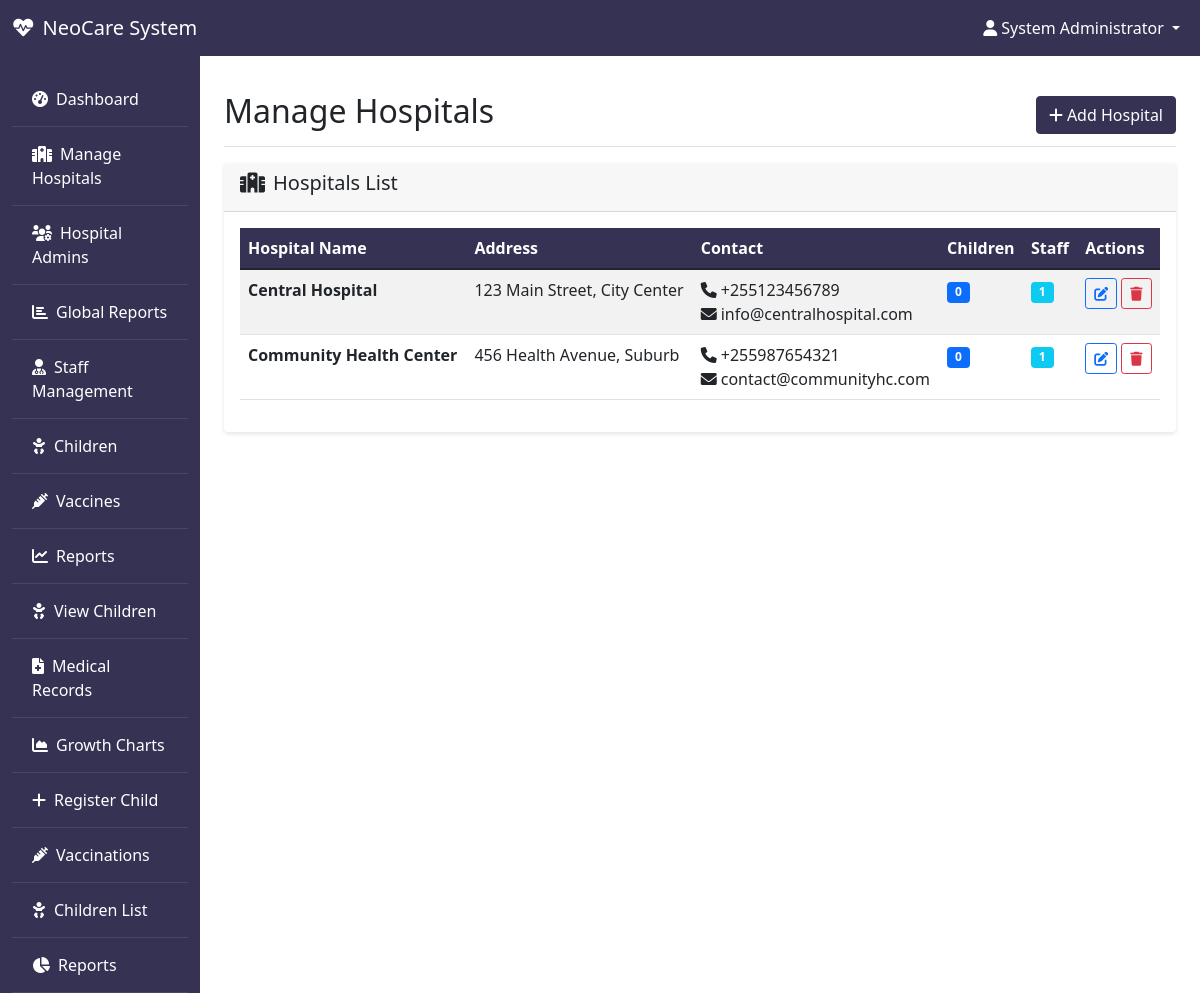
The app's page /super_admin/hospitals.php (signed in) with its own data.
### tables this page shows
CREATE TABLE IF NOT EXISTS `users` (
  `user_id` int NOT NULL AUTO_INCREMENT,
  `hospital_id` int DEFAULT NULL,
  `username` varchar(100) NOT NULL,
  `password` varchar(255) NOT NULL,
  `full_name` varchar(255) NOT NULL,
  `email` varchar(100) DEFAULT NULL,
  `phone` varchar(20) DEFAULT NULL,
  `role` enum('super_admin','hospital_admin','doctor','nurse') NOT NULL,
  `is_active` tinyint(1) DEFAULT '1',
  `created_at` timestamp NULL DEFAULT CURRENT_TIMESTAMP,
  `updated_at` timestamp NULL DEFAULT CURRENT_TIMESTAMP ON UPDATE CURRENT_TIMESTAMP,
  PRIMARY KEY (`user_id`),
  UNIQUE KEY `username` (`username`),
  KEY `hospital_id` (`hospital_id`)
);

CREATE TABLE IF NOT EXISTS `hospitals` (
  `hospital_id` int NOT NULL AUTO_INCREMENT,
  `hospital_name` varchar(255) NOT NULL,
  `address` text,
  `phone` varchar(20) DEFAULT NULL,
  `email` varchar(100) DEFAULT NULL,
  `created_at` timestamp NULL DEFAULT CURRENT_TIMESTAMP,
  `updated_at` timestamp NULL DEFAULT CURRENT_TIMESTAMP ON UPDATE CURRENT_TIMESTAMP,
  PRIMARY KEY (`hospital_id`)
);

### includes/session.php (called while the page is built, shortened)
<?php
require_once __DIR__ . '/../config/database.php';
class SessionManager {
    private $db;
    public function __construct() {
        $database = new Database();
        $this->db = $database->getConnection();
    }
    public function isLoggedIn() {
        return isset($_SESSION['user_id']) && !empty($_SESSION['user_id']);
    }
    public function getCurrentUser() {
        $query = "SELECT u.*, h.hospital_name
                  FROM users u
                  LEFT JOIN hospitals h ON u.hospital_id = h.hospital_id
                  WHERE u.user_id = :user_id";
        $stmt = $this->db->prepare($query);
        $stmt->bindParam(':user_id', $_SESSION['user_id']);
        $stmt->execute();
        return $stmt->fetch(PDO::FETCH_ASSOC);
    }
    public function hasPermission($required_role) {
        $user = $this->getCurrentUser();
        $role_hierarchy = [
            'super_admin' => 4,
            'hospital_admin' => 3,
            'doctor' => 2,
            'nurse' => 1
        ];
        $user_level = $role_hierarchy[$user['role']] ?? 0;
        $required_level = $role_hierarchy[$required_role] ?? 0;
        return $user_level >= $required_level;
    }
}
$session = new SessionManager();
?>

### config/database.php (called while the page is built, shortened)
<?php
class Database {
    private $host = 'localhost';
    private $db_name = 'neocare_system';
    private $username = 'root';
    private $password = '';
    public function getConnection() {
        $this->conn = null;
        try {
            $this->conn = new PDO(
                "mysql:host=" . $this->host . ";dbname=" . $this->db_name,
                $this->username,
                $this->password
            );
            $this->conn->setAttribute(PDO::ATTR_ERRMODE, PDO::ERRMODE_EXCEPTION);
        } catch(PDOException $exception) {
            echo "Connection error: " . $exception->getMessage();
        }
        return $this->conn;
    }
}
?>

### super_admin/hospitals.php (the view, shortened to what this page needs)
<?php
require_once '../includes/header.php';
$database = new Database();
$db = $database->getConnection();
$query = "SELECT h.*,
          COUNT(DISTINCT c.child_id) as total_children,
          COUNT(DISTINCT u.user_id) as total_staff
          FROM hospitals h
          LEFT JOIN children c ON h.hospital_id = c.hospital_id
          LEFT JOIN users u ON h.hospital_id = u.hospital_id
          GROUP BY h.hospital_id
          ORDER BY h.hospital_name";
$stmt = $db->prepare($query);
$stmt->execute();
$hospitals = $stmt->fetchAll(PDO::FETCH_ASSOC);
?>
<div class="d-flex justify-content-between flex-wrap flex-md-nowrap align-items-center pt-3 pb-2 mb-3 border-bottom">
    <h1 class="h2">Manage Hospitals</h1>
    <div class="btn-toolbar mb-2 mb-md-0">
        <button type="button" class="btn btn-primary" data-bs-toggle="modal" data-bs-target="#addHospitalModal">
            <i class="fas fa-plus me-1"></i>Add Hospital
        </button>
    </div>
</div>
<div class="card">
    <div class="card-header">
        <h5><i class="fas fa-hospital me-2"></i>Hospitals List</h5>
    </div>
    <div class="card-body">
        <div class="table-responsive">
            <table class="table table-striped">
                <thead>
                    <tr>
                        <th>Hospital Name</th>
                        <th>Address</th>
                        <th>Contact</th>
                        <th>Children</th>
                        <th>Staff</th>
                        <th>Actions</th>
                    </tr>
                </thead>
                <tbody>
                    <?php foreach ($hospitals as $hospital): ?>
                    <tr>
                        <td>
                            <strong><?php echo htmlspecialchars($hospital['hospital_name']); ?></strong>
                        </td>
                        <td><?php echo htmlspecialchars($hospital['address']); ?></td>
                        <td>
                            <?php if ($hospital['phone']): ?>
                                <i class="fas fa-phone me-1"></i><?php echo htmlspecialchars($hospital['phone']); ?><br>
                            <?php endif; ?>
                            <?php if ($hospital['email']): ?>
                                <i class="fas fa-envelope me-1"></i><?php echo htmlspecialchars($hospital['email']); ?>
                            <?php endif; ?>
                        </td>
                        <td><span class="badge bg-primary"><?php echo $hospital['total_children']; ?></span></td>
                        <td><span class="badge bg-info"><?php echo $hospital['total_staff']; ?></span></td>
                        <td>
                            <button class="btn btn-sm btn-outline-primary" onclick="editHospital(<?php echo htmlspecialchars(json_encode($hospital)); ?>)">
                                <i class="fas fa-edit"></i>
                            </button>
                            <button class="btn btn-sm btn-outline-danger btn-delete" onclick="deleteHospital(<?php echo $hospital['hospital_id']; ?>)">
                                <i class="fas fa-trash"></i>
                            </button>
                        </td>
                    </tr>
                    <?php endforeach; ?>
                </tbody>
            </table>
        </div>
    </div>
</div>
<?php
require_once '../includes/footer.php';
?>

### includes/header.php (shortened to what this page needs)
<?php
require_once __DIR__ . '/../includes/session.php';
$current_user = $session->getCurrentUser();
$current_child = $session->getCurrentChild();
$is_parent = isset($_SESSION['is_parent']) && $_SESSION['is_parent'];
?>
<!DOCTYPE html>
<html lang="en">
<head>
    <link href="https://cdnjs.cloudflare.com/ajax/libs/bootstrap/5.1.3/css/bootstrap.min.css" rel="stylesheet">
    <link href="https://cdnjs.cloudflare.com/ajax/libs/font-awesome/6.0.0/css/all.min.css" rel="stylesheet">
    <link href="https://cdnjs.cloudflare.com/ajax/libs/Chart.js/3.9.1/chart.min.css" rel="stylesheet">
</head>
<body>
    <nav class="navbar navbar-expand-lg navbar-dark">
        <div class="container-fluid">
            <a class="navbar-brand" href="../dashboard.php">
                <i class="fas fa-heartbeat me-2"></i>NeoCare System
            </a>
            <div class="collapse navbar-collapse" id="navbarNav">
                <ul class="navbar-nav ms-auto">
                    <?php if ($is_parent): ?>
                        <li class="nav-item dropdown">
                            <a class="nav-link dropdown-toggle" href="#" id="navbarDropdown" role="button" data-bs-toggle="dropdown">
                                <i class="fas fa-user me-1"></i><?php echo htmlspecialchars($current_child['parent_name']); ?>
                            </a>
                            <ul class="dropdown-menu">
                                <li><a class="dropdown-item" href="../parent/profile.php"><i class="fas fa-user me-2"></i>Child Profile</a></li>
                                <li><hr class="dropdown-divider"></li>
                                <li><a class="dropdown-item" href="../logout.php"><i class="fas fa-sign-out-alt me-2"></i>Logout</a></li>
                            </ul>
                        </li>
                    <?php else: ?>
                        <li class="nav-item dropdown">
                            <a class="nav-link dropdown-toggle" href="#" id="navbarDropdown" role="button" data-bs-toggle="dropdown">
                                <i class="fas fa-user me-1"></i><?php echo htmlspecialchars($current_user['full_name']); ?>
                            </a>
                        </li>
                    <?php endif; ?>
                </ul>
            </div>
        </div>
    </nav>
    <div class="container-fluid">
        <div class="row">
            <?php if (!$is_parent): ?>
            <nav class="col-md-3 col-lg-2 d-md-block sidebar collapse">
                <div class="position-sticky pt-3">
                    <ul class="nav flex-column">
                        <li class="nav-item">
                            <a class="nav-link" href="../dashboard.php">
                                <i class="fas fa-tachometer-alt me-2"></i>Dashboard
                            </a>
                        </li>
                        <?php if ($session->hasPermission('super_admin')): ?>
                        <li class="nav-item">
                            <a class="nav-link" href="../super_admin/hospitals.php">
                                <i class="fas fa-hospital me-2"></i>Manage Hospitals
                            </a>
                        </li>
                        <li class="nav-item">
                            <a class="nav-link" href="../super_admin/admins.php">
                                <i class="fas fa-users-cog me-2"></i>Hospital Admins
                            </a>
                        </li>
                        <li class="nav-item">
                            <a class="nav-link" href="../super_admin/reports.php">
                                <i class="fas fa-chart-bar me-2"></i>Global Reports
                            </a>
                        </li>
                        <?php endif; ?>
                        <?php if ($session->hasPermission('hospital_admin')): ?>
                        <li class="nav-item">
                            <a class="nav-link" href="../admin/staff.php">
                                <i class="fas fa-user-md me-2"></i>Staff Management
                            </a>
                        </li>
                        <li class="nav-item">
                            <a class="nav-link" href="../admin/children.php">
                                <i class="fas fa-baby me-2"></i>Children
                            </a>
                        </li>
                        <li class="nav-item">
                            <a class="nav-link" href="../admin/vaccines.php">
                                <i class="fas fa-syringe me-2"></i>Vaccines
                            </a>
                        </li>
                        <li class="nav-item">
                            <a class="nav-link" href="../admin/reports.php">
                                <i class="fas fa-chart-line me-2"></i>Reports
                            </a>
                        </li>
                        <?php endif; ?>
                        <?php if ($session->hasPermission('doctor')): ?>
                        <li class="nav-item">
                            <a class="nav-link" href="../doctor/children.php">
                                <i class="fas fa-baby me-2"></i>View Children
                            </a>
                        </li>
                        <li class="nav-item">
                            <a class="nav-link" href="../doctor/medical_records.php">
                                <i class="fas fa-file-medical me-2"></i>Medical Records
                            </a>
                        </li>
                        <li class="nav-item">
                            <a class="nav-link" href="../doctor/growth_charts.php">
                                <i class="fas fa-chart-area me-2"></i>Growth Charts
                            </a>
                        </li>
                        <?php endif; ?>
                        <?php if ($session->hasPermission('nurse')): ?>
                        <li class="nav-item">
                            <a class="nav-link" href="../nurse/register_child.php">
                                <i class="fas fa-plus me-2"></i>Register Child
                            </a>
                        </li>
                        <li class="nav-item">
                            <a class="nav-link" href="../nurse/vaccination.php">
                                <i class="fas fa-syringe me-2"></i>Vaccinations
                            </a>
                        </li>
                        <li class="nav-item">
                            <a class="nav-link" href="../nurse/children_list.php">
                                <i class="fas fa-baby me-2"></i>Children List
                            </a>
                        </li>
                        <li class="nav-item">
                            <a class="nav-link" href="../nurse/reports.php">
                                <i class="fas fa-chart-pie me-2"></i>Reports
                            </a>
                        </li>
                        <?php endif; ?>
                    </ul>
                </div>
            </nav>
            <?php endif; ?>
            <main class="col-md-9 ms-sm-auto col-lg-10 px-md-4 main-content">

### includes/header.php (style rules this page uses)
:root { --primary-color: rgb(53, 50, 84); --background-color: white; }
body { background-color: var(--background-color); font-family: 'Segoe UI', Tahoma, Geneva, Verdana, sans-serif; }
.navbar { background-color: var(--primary-color) !important; }
.navbar-brand, .nav-link { color: white !important; }
.sidebar { background-color: var(--primary-color); min-height: calc(100vh - 56px); color: white; }
.sidebar .nav-link { color: white; padding: 15px 20px; border-bottom: 1px solid rgba(255,255,255,0.1); }
.main-content { background-color: var(--background-color); min-height: calc(100vh - 56px); padding: 20px; }
.card { border: none; box-shadow: 0 2px 4px rgba(0,0,0,0.1); }
.btn-primary { background-color: var(--primary-color); border-color: var(--primary-color); }
.table th { background-color: var(--primary-color); color: white; }

### records on screen
users: full_name "System Administrator"
hospitals: hospital_name "Central Hospital", address "123 Main Street, City Center", phone "+255123456789", email "info@centralhospital.com", total_children "0", total_staff "1"
hospitals: hospital_name "Community Health Center", address "456 Health Avenue, Suburb", phone "+255987654321", email "contact@communityhc.com", total_children "0", total_staff "1"
